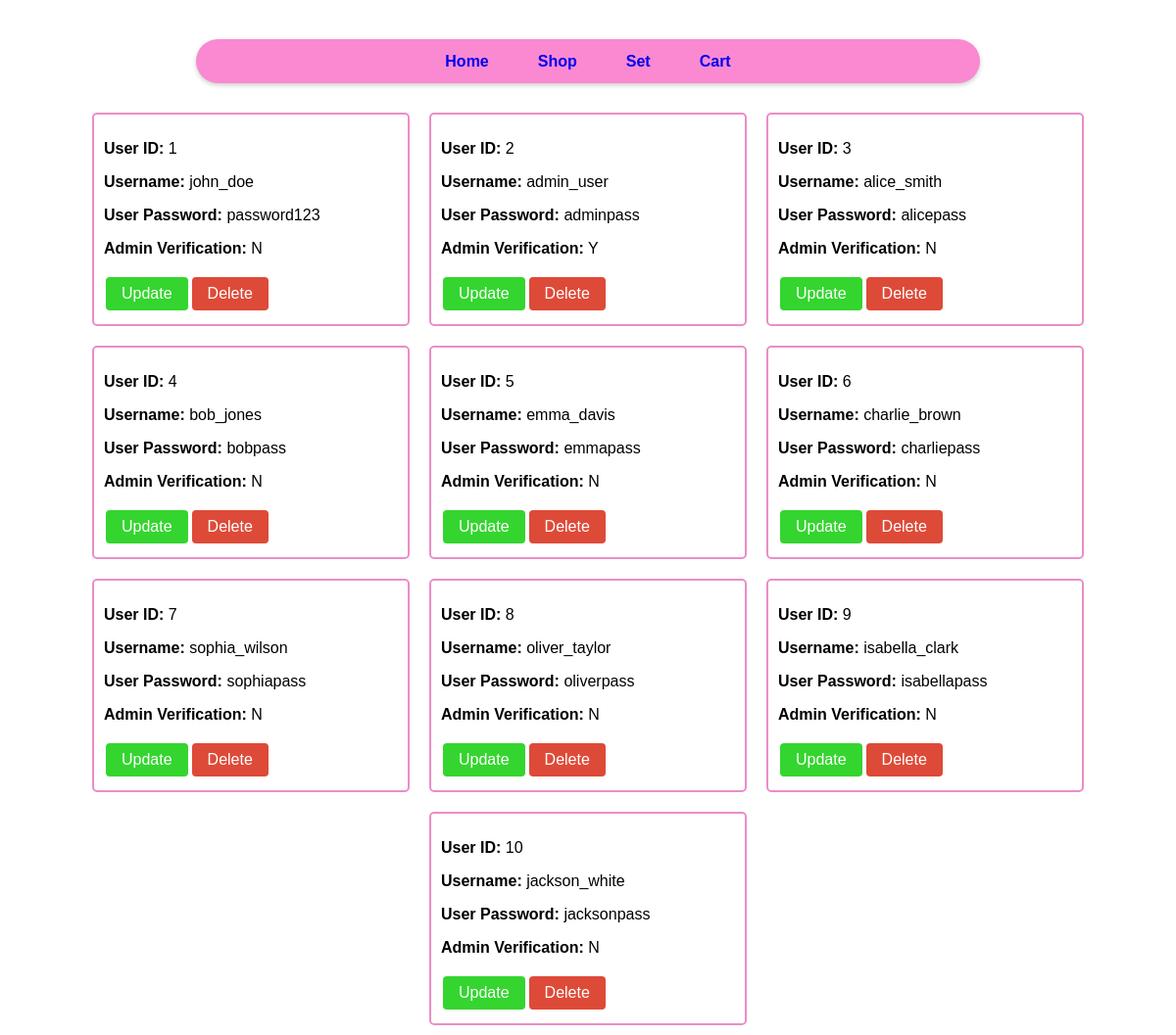
Page /Admin-UserListing.php on the earlier database version.
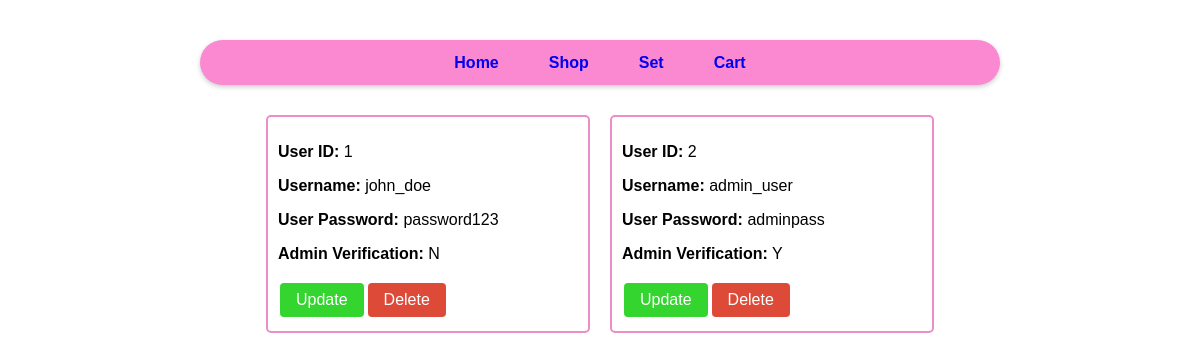
Same page on the later database version.
### tables this page shows
CREATE TABLE IF NOT EXISTS `user`
(
  user_ID INT(8) PRIMARY KEY NOT NULL AUTO_INCREMENT,
  user_name VARCHAR(45) NOT NULL,
  user_password VARCHAR(45) NOT NULL,
  user_admin ENUM('Y','N') NOT NULL,
  user_funds INT(10) NOT NULL DEFAULT 0
);

### Admin-UserListing.php (the view, shortened to what this page needs)
<!DOCTYPE html>
<html lang="en">
<head>
</head>
<body>
    <div class="user-page-container">
        <div class="nav-container">
                <div class="navbar">
                    <nav>
                    <a href="home.php">Home</a>
                    <a href="shop.php">Shop</a>
                    <a href="set.php">Set</a>
                    <a href="cart.php">Cart</a>
                    </nav>
                </div>
        </div>
        <div class="container">
            <?php
            $servername = "localhost";
            $username = "root";
            $password = "";
            $database = "confectionary";
            $conn = new mysqli($servername, $username, $password, $database);
            $sql = "SELECT * FROM user";
            $result = $conn->query($sql);
            if ($result->num_rows > 0) {
                while($row = $result->fetch_assoc()) {
                    echo '<div class="item-box">';
                    echo '<p><strong>User ID:</strong> ' . $row["user_ID"] . '</p>';
                    echo '<p><strong>Username:</strong> ' . $row["user_name"] . '</p>';
                    echo '<p><strong>User Password:</strong> ' . $row["user_password"] . '</p>';
                    echo '<p><strong>Admin Verification:</strong> ' . $row["user_admin"] . '</p>';
                    echo '<form action="Admin-UserConfig.php" method="post">';
                    echo '<input type="submit" class="update-btn" name="update" value="Update">';
                    echo '<input type="submit" class="delete-btn" name="delete" value="Delete">';
                    echo '</form>';
                    echo '</div>';
                }
            } else {
                echo "0 results";
            }
            ?>
        </div>
    </div>
</body>
</html>

### Admin-UserListing.php (style rules this page uses)
body { display: flex; justify-content: center; align-items: center; margin: 0; }
.container { display: flex; flex-wrap: wrap; justify-content: center; align-items: center; }
.item-box { border: 1px solid #ccc; padding: 10px; margin: 10px; width: 300px; float: left; }
.update-btn { background-color: #34D52F; color: white; border: none; padding: 8px 16px; text-align: center; text-decoration: none; display: inline-block; font-size: 16px; margin: 4px 2px; cursor: pointer; border-radius: 4px; }
.delete-btn { background-color: #DE4A38; color: white; border: none; padding: 8px 16px; text-align: center; text-decoration: none; display: inline-block; font-size: 16px; margin: 4px 2px; cursor: pointer; border-radius: 4px; }
.nav-container { text-align: center; max-width: 800px; width: 100%; margin-bottom: 20px; }
.navbar { text-align: center; font-family: 'Trebuchet MS', 'Lucida Sans Unicode', 'Lucida Grande', 'Lucida Sans', Arial, sans-serif; font-size: 16px; font-weight: 700; line-height: 25px; background-color: #fa89d1; box-shadow: 0px 2px 5px rgba(0, 0, 0, 0.2); border-radius: 50px; margin-top: 40px; }
nav { display: flex; justify-content: center; align-items: center; }
nav a { text-decoration: none; margin: 0 15px; padding: 10px; }
.user-page-container { width: 100vw; height: 100vh; display: flex; align-items: center; flex-direction: column; }
.item-box { border: 2px solid #eb8dc8; border-radius: 5px; padding: 10px; margin: 10px; width: 300px; display: inline-block; font-family: 'Trebuchet MS', 'Lucida Sans Unicode', 'Lucida Grande', 'Lucida Sans', Arial, sans-serif; }

Differences in the rows shown:
removed user: user_ID "3", user_name "alice_smith", user_password "alicepass", user_admin "N"
removed user: user_ID "4", user_name "bob_jones", user_password "bobpass", user_admin "N"
removed user: user_ID "5", user_name "emma_davis", user_password "emmapass", user_admin "N"
removed user: user_ID "6", user_name "charlie_brown", user_password "charliepass", user_admin "N"
removed user: user_ID "7", user_name "sophia_wilson", user_password "sophiapass", user_admin "N"
removed user: user_ID "8", user_name "oliver_taylor", user_password "oliverpass", user_admin "N"
removed user: user_ID "9", user_name "isabella_clark", user_password "isabellapass", user_admin "N"
removed user: user_ID "10", user_name "jackson_white", user_password "jacksonpass", user_admin "N"
